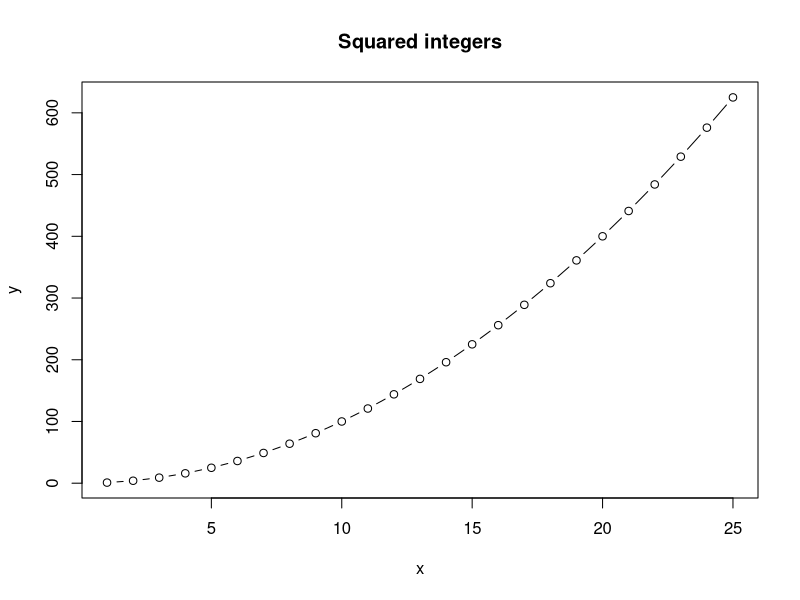
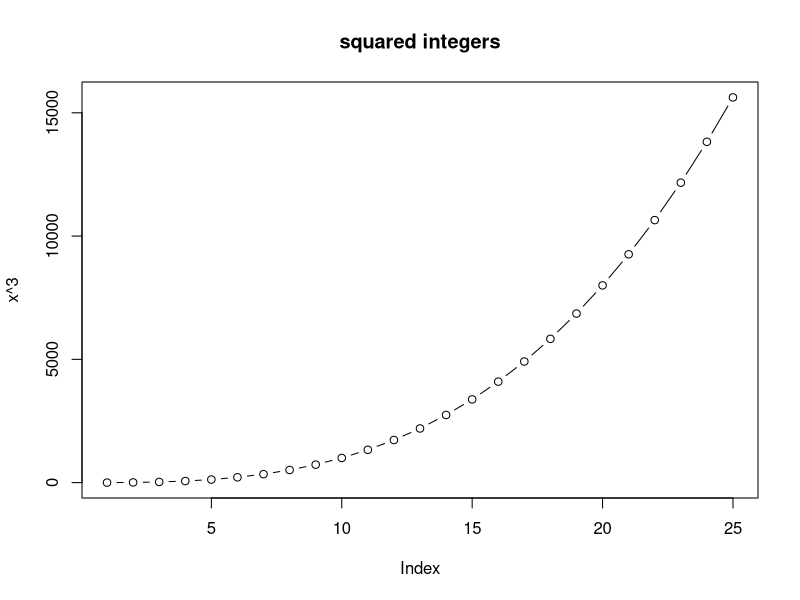

The R source for these figures, in order:
## This is a R script 
## Run this code to make a plot of x and x^2 for the integers from 1 to 10

x <- 1:25
y <- x^2


plot(x,y, type = "b", main = "Squared integers")

plot (x^3, type = "b", main = "squared integers")